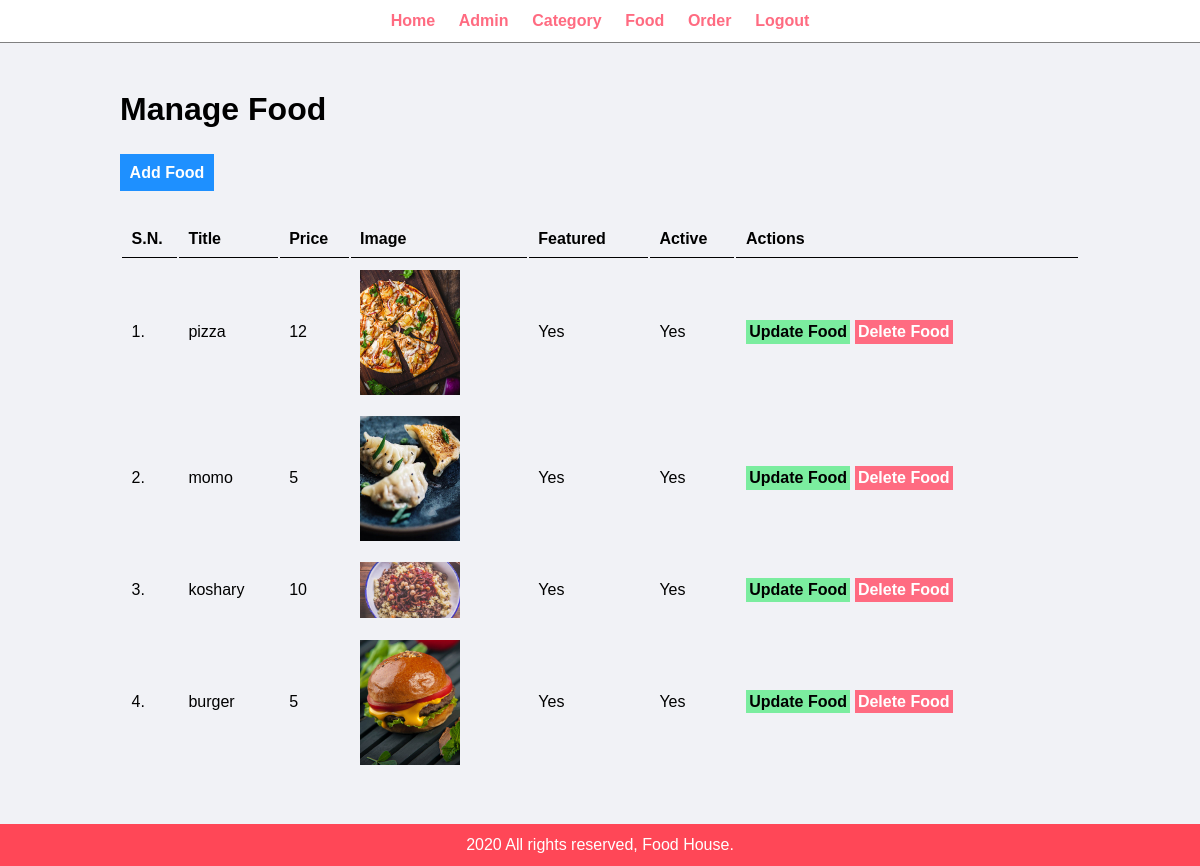
The app's page /Admin/manage-food.php (signed in) with its own data.
### tables this page shows
CREATE TABLE `food` (
  `id` int(10) UNSIGNED NOT NULL,
  `title` varchar(150) NOT NULL,
  `description` text NOT NULL,
  `price` decimal(10,0) UNSIGNED NOT NULL,
  `image_name` varchar(255) NOT NULL,
  `category_id` int(11) NOT NULL,
  `featured` varchar(10) NOT NULL,
  `active` varchar(10) NOT NULL
);

### config/db.php (called while the page is built, shortened)
<?php
$server= "localhost";
$username= "root";
$password= "";
$dbname= "food_order";
$conn = mysqli_connect($server,$username,$password,$dbname);
function getRows($table)
{
	global $conn;
	$sql = "SELECT * FROM `$table`";
	$result= mysqli_query($conn,$sql);
	if($result)
	{
		$rows = [];
		if(mysqli_num_rows($result) > 0)
		{
			while($row = mysqli_fetch_assoc($result))
			{
				$rows[] = $row;
			}
		}
	}
	return $rows;
}
?>

### Admin/manage-food.php (the view, shortened to what this page needs)
<?php include('partials/menu.php'); ?>
<div class="main-content">
    <div class="wrapper">
        <h1>Manage Food</h1>
        <br /><br />
                <a href="<?php echo BURL; ?>Admin/add-food.php" class="btn-primary">Add Food</a>
                <br /><br /><br />
                <table class="tbl-full">
                    <tr>
                        <th>S.N.</th>
                        <th>Title</th>
                        <th>Price</th>
                        <th>Image</th>
                        <th>Featured</th>
                        <th>Active</th>
                        <th>Actions</th>
                    </tr>
                    <?php
                        $data = getRows('food');$x=1;
                        foreach($data as $rows){
                       ?>
                    <tr>
                    <td><?php echo $x;?>. </td>
                                    <td><?php echo htmlentities($rows['title']);?></td>
                                    <td><?php echo htmlentities($rows['price']);?></td>
                                    <td>
                                        <?php
                                            if($rows['image_name']!="")
                                            {
                                                ?>
                                                <img src="<?php echo BURL; ?>images/food/<?php echo htmlentities($rows['image_name']); ?>" width="100px">
                                                <?php
                                            }
                                            else
                                            {
                                                echo "<div class='error'>Image not Added.</div>";
                                            }
                                        ?>
                                    </td>
                                    <td><?php echo htmlentities($rows['featured']);?></td>
                                    <td><?php echo htmlentities($rows['active']);?></td>
                                    <td>
                                        <a href="<?php echo BURL; ?>Admin/update-food.php?id=<?php echo htmlentities($rows['id']); ?>" class="btn-secondary">Update Food</a>
                                        <a href="#"class="btn btn-danger delete" data-field="id" data-id="<?php echo htmlentities($rows['id']);?>" data-table="food">Delete Food</a>
                                    </td>
                                </tr>
                         <?php
                          $x++;  }
                         ?>
    </table>
    </div>
</div>
<?php include('partials/footer.php'); ?>

### css/admin.css (style rules this page uses)
* { margin: 0; padding: 0; font-family: Arial, Helvetica, sans-serif; }
.wrapper { padding: 1%; width: 80%; margin: 0 auto; }
.tbl-full { width: 100%; }
.tbl-full tr th { border-bottom: 1px solid black; padding: 1%; text-align: left; }
table tr td { padding: 1%; }
.btn-primary { background-color: #1e90ff; padding: 1%; color: white; text-decoration: none; font-weight: bold; }
.btn-secondary { background-color: #7bed9f; padding: 1%; color: black; text-decoration: none; font-weight: bold; }
.btn-danger { background-color: #ff6b81; padding: 1%; color: white; text-decoration: none; font-weight: bold; }
.main-content { background-color: #f1f2f6; padding: 3% 0; }

### records on screen
food: title "pizza", price "12", image_name (picture), featured "Yes", active "Yes"
food: title "momo", price "5", image_name (picture), featured "Yes", active "Yes"
food: title "koshary", price "10", image_name (picture), featured "Yes", active "Yes"
food: title "burger", price "5", image_name (picture), featured "Yes", active "Yes"
